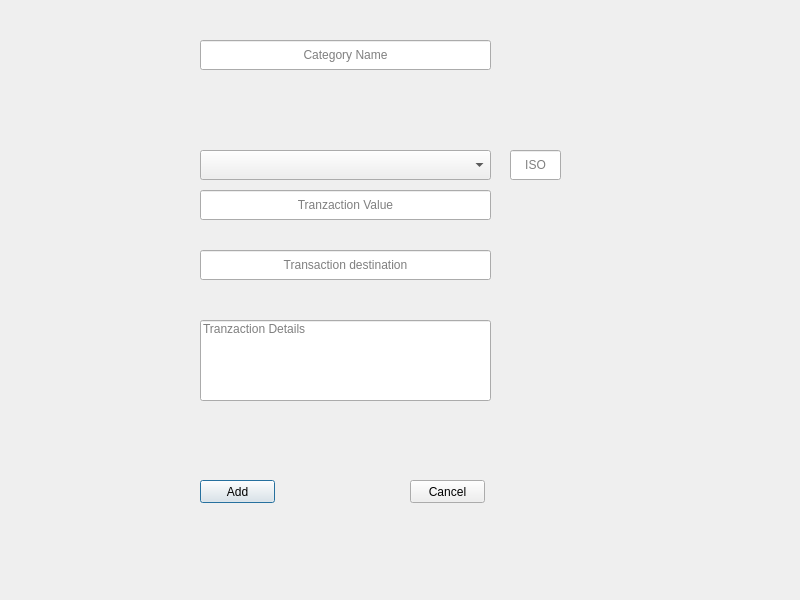
<?xml version="1.0" encoding="UTF-8"?>
<ui version="4.0">
 <class>AddSpendingsDialog</class>
 <widget class="QDialog" name="AddSpendingsDialog">
  <property name="geometry">
   <rect>
    <x>0</x>
    <y>0</y>
    <width>800</width>
    <height>600</height>
   </rect>
  </property>
  <property name="windowTitle">
   <string>AddSpendingsDialog</string>
  </property>
  <widget class="QLineEdit" name="categoryNameLineEdit">
   <property name="geometry">
    <rect>
     <x>200</x>
     <y>40</y>
     <width>291</width>
     <height>30</height>
    </rect>
   </property>
   <property name="alignment">
    <set>Qt::AlignCenter</set>
   </property>
   <property name="readOnly">
    <bool>true</bool>
   </property>
   <property name="placeholderText">
    <string>Category Name</string>
   </property>
  </widget>
  <widget class="QLineEdit" name="categoryTranzactionValueLineEdit">
   <property name="geometry">
    <rect>
     <x>200</x>
     <y>190</y>
     <width>291</width>
     <height>30</height>
    </rect>
   </property>
   <property name="inputMethodHints">
    <set>Qt::ImhDigitsOnly</set>
   </property>
   <property name="text">
    <string/>
   </property>
   <property name="alignment">
    <set>Qt::AlignCenter</set>
   </property>
   <property name="placeholderText">
    <string>Tranzaction Value</string>
   </property>
  </widget>
  <widget class="QComboBox" name="categoryFinancePicker">
   <property name="geometry">
    <rect>
     <x>200</x>
     <y>150</y>
     <width>291</width>
     <height>30</height>
    </rect>
   </property>
  </widget>
  <widget class="QLineEdit" name="financeISOLineEdit">
   <property name="geometry">
    <rect>
     <x>510</x>
     <y>150</y>
     <width>51</width>
     <height>30</height>
    </rect>
   </property>
   <property name="alignment">
    <set>Qt::AlignCenter</set>
   </property>
   <property name="readOnly">
    <bool>true</bool>
   </property>
   <property name="placeholderText">
    <string>ISO</string>
   </property>
  </widget>
  <widget class="QLineEdit" name="categoryTranzactionDestinationLineEdit">
   <property name="geometry">
    <rect>
     <x>200</x>
     <y>250</y>
     <width>291</width>
     <height>30</height>
    </rect>
   </property>
   <property name="alignment">
    <set>Qt::AlignCenter</set>
   </property>
   <property name="readOnly">
    <bool>false</bool>
   </property>
   <property name="placeholderText">
    <string>Transaction destination</string>
   </property>
  </widget>
  <widget class="QLineEdit" name="categoryTranzactionDetailsLineEdit">
   <property name="geometry">
    <rect>
     <x>200</x>
     <y>320</y>
     <width>291</width>
     <height>81</height>
    </rect>
   </property>
   <property name="alignment">
    <set>Qt::AlignLeading|Qt::AlignLeft|Qt::AlignTop</set>
   </property>
   <property name="placeholderText">
    <string>Tranzaction Details</string>
   </property>
  </widget>
  <widget class="QPushButton" name="addSpendingsPushButton">
   <property name="geometry">
    <rect>
     <x>200</x>
     <y>480</y>
     <width>75</width>
     <height>23</height>
    </rect>
   </property>
   <property name="text">
    <string>Add</string>
   </property>
  </widget>
  <widget class="QPushButton" name="cancelAddSpendingsPushButton">
   <property name="geometry">
    <rect>
     <x>410</x>
     <y>480</y>
     <width>75</width>
     <height>23</height>
    </rect>
   </property>
   <property name="text">
    <string>Cancel</string>
   </property>
  </widget>
 </widget>
 <layoutdefault spacing="6" margin="11"/>
 <resources/>
 <connections/>
</ui>
